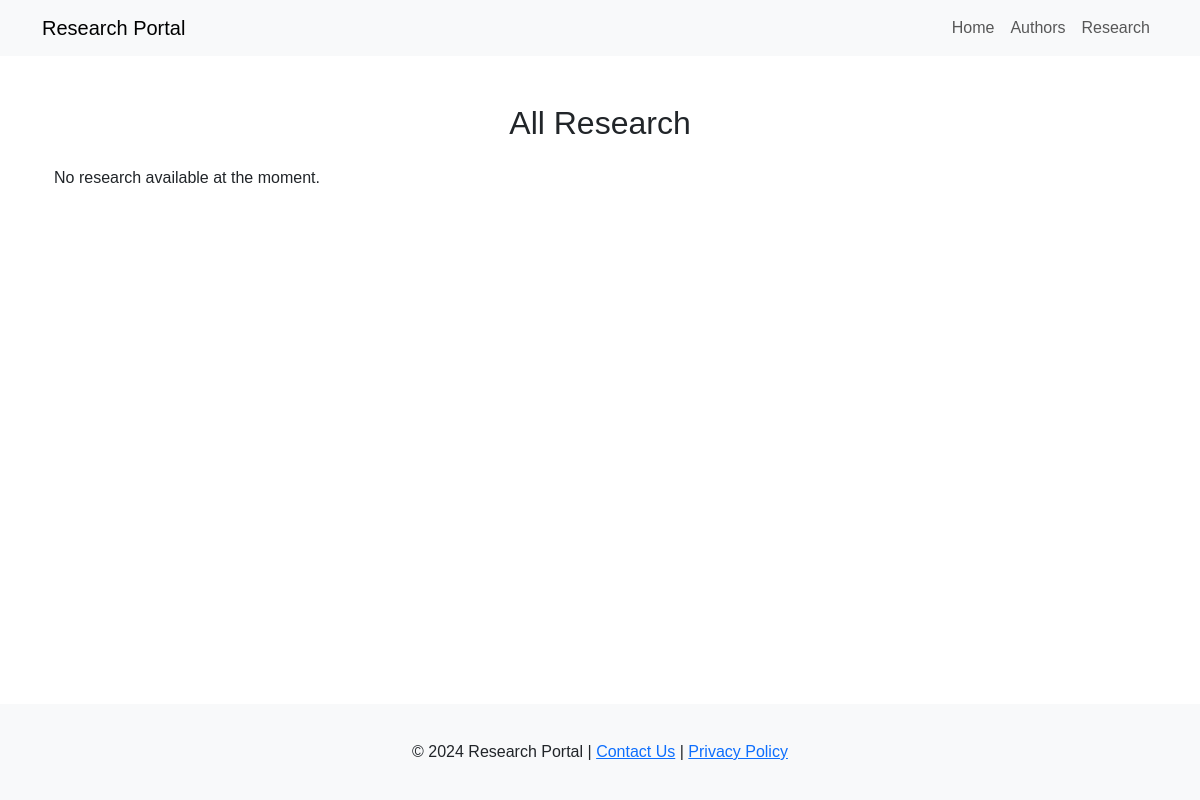
The page /research/ on the database as committed earlier.
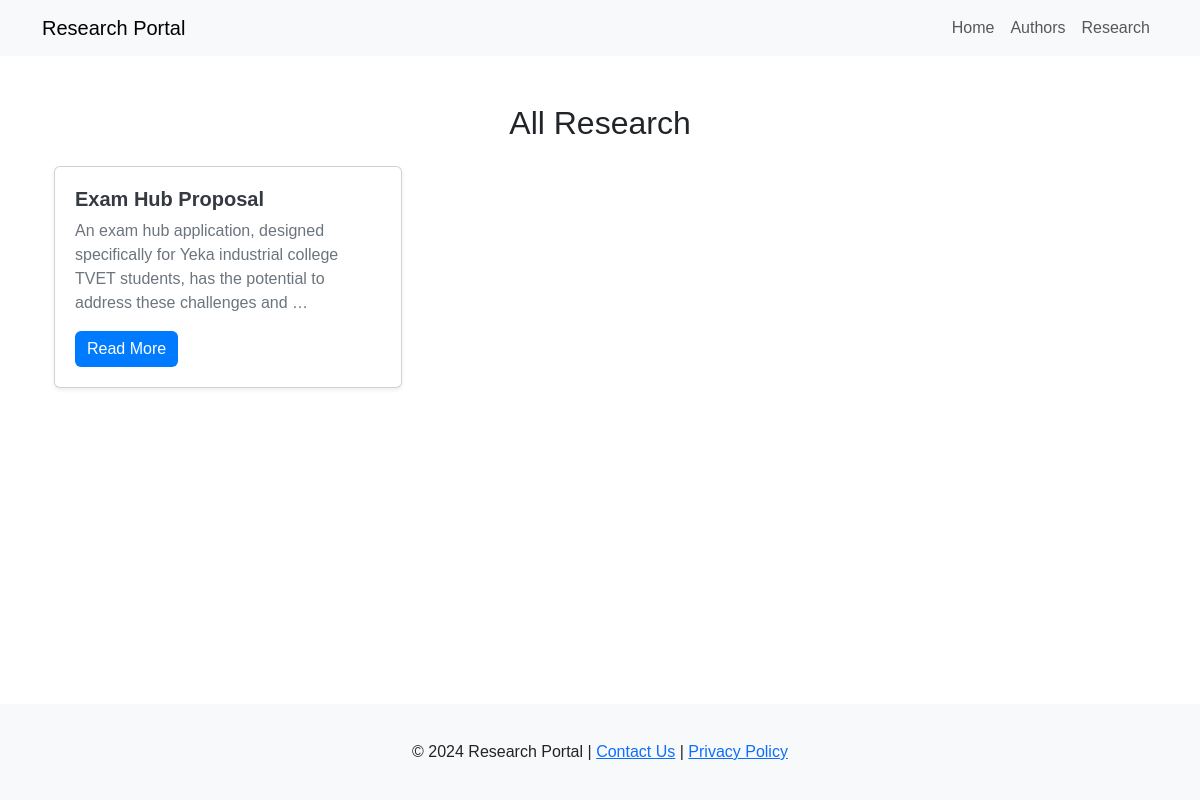
The same page on the database as committed later.
### portal/models.py (models this page shows, shortened)
class Research(models.Model):
    title = models.CharField(max_length=200)
    summary = models.TextField()
    authors = models.ManyToManyField(Author, related_name='researches')  # Many-to-Many relationship
    department = models.ForeignKey(Department, on_delete=models.CASCADE,
                                   related_name='researches')  # Many-to-One relationship
    file = models.FileField(upload_to='research_files/', blank=True, null=True)  # File upload (PDF/Word)

### portal/views.py (the view)
# urls.py: path('research/', views.research_list, name='research'),  # Research page route
def research_list(request):
    all_research = Research.objects.all()
    context = {
        'all_research': all_research,
    }
    return render(request, 'research_list.html', context)

### templates/research_list.html (shortened to what this page needs)
{% extends 'base.html' %}
{% block content %}
<section class="my-5">
    <div class="container">
        <h2 class="mb-4 text-center">All Research</h2>
        <div class="row">
            {% for research in all_research %}
            <div class="col-md-4">
                <div class="card mb-4 shadow-sm">
                    <div class="card-body">
                        <h5 class="card-title">{{ research.title }}</h5>
                        <p class="card-text">{{ research.summary|truncatewords:20 }}</p>
                        <a href="{% url 'research_detail' research.id %}" class="btn btn-primary">Read More</a>
                    </div>
                </div>
            </div>
            {% empty %}
            <p>No research available at the moment.</p>
            {% endfor %}
        </div>
    </div>
</section>
{% endblock %}

Rows that differ between the two databases and show on the page:
added Research: title "Exam Hub Proposal", summary "An exam hub application, designed specifically for Yeka industrial college TVET students, has the potential to address these challenges and …"
Other text that changed with them:
text no longer shown: "No research available at the moment."
